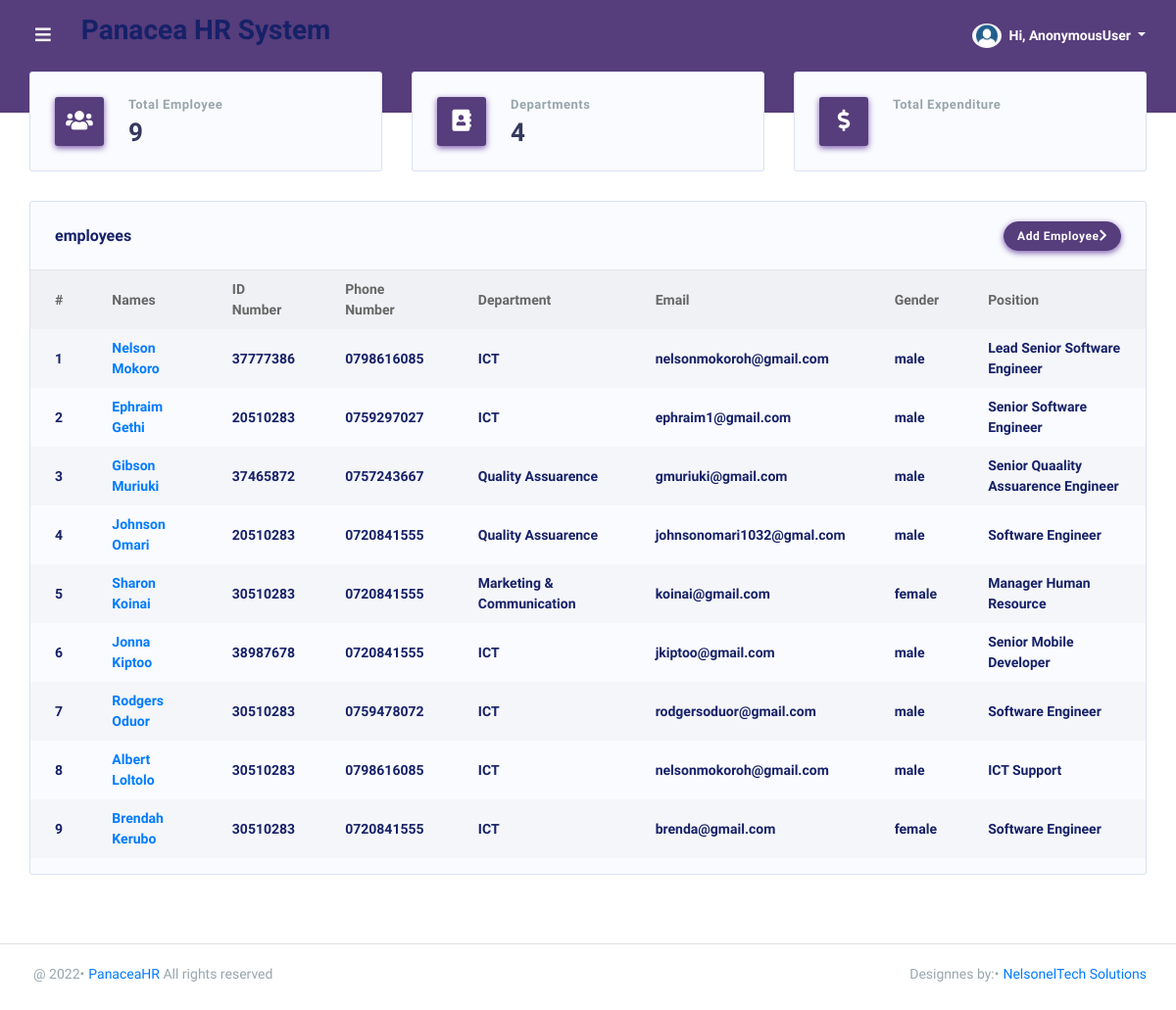
Before: /dashboard/ with the older database file.
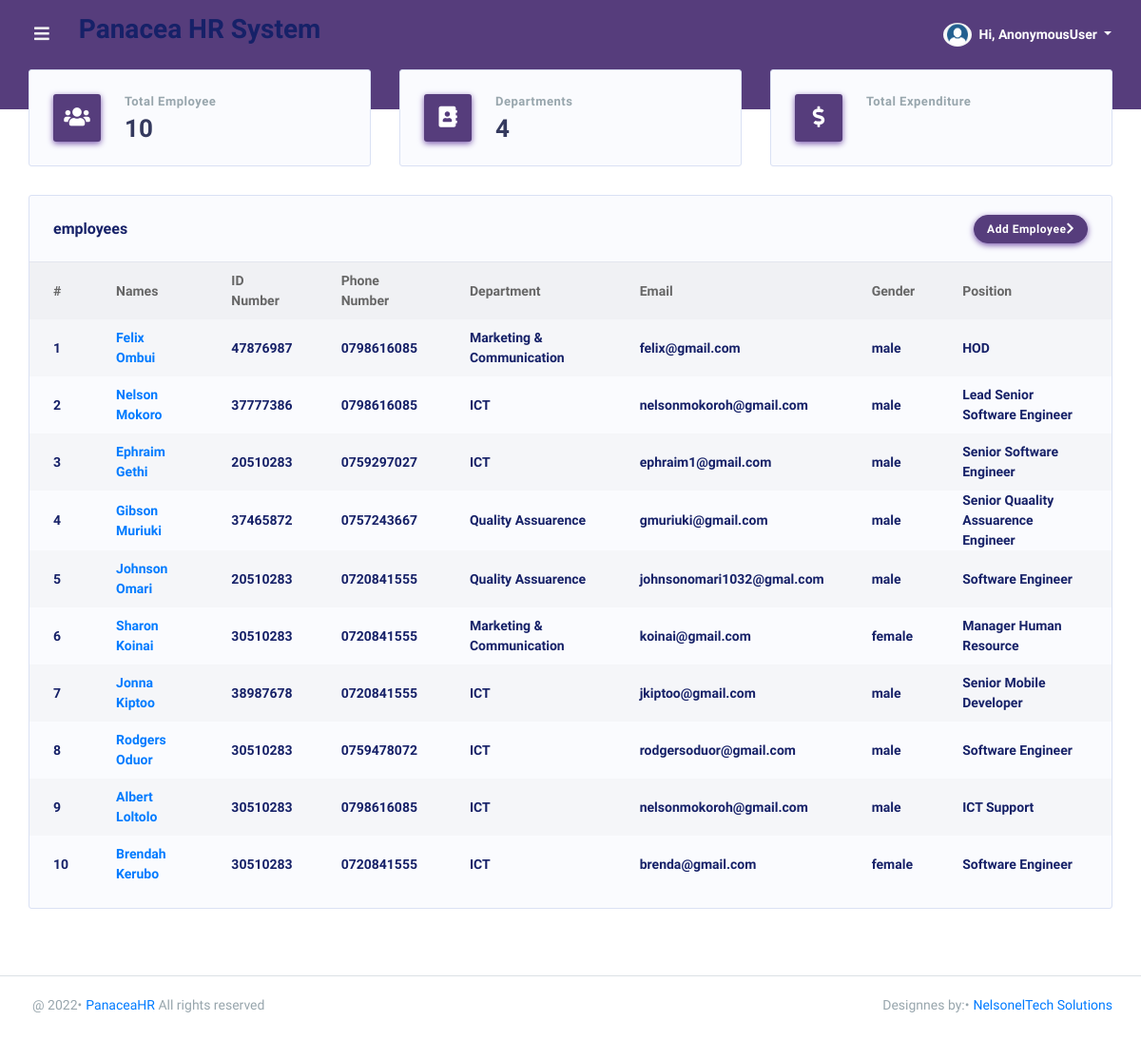
After: the same page with the newer database file.
### PanaceaApp/models.py (models this page shows, shortened)
class Employee(models.Model):
    GENDER = (('male', 'MALE'), ('female', 'FEMALE'), ('other', 'OTHER'))
    fullname = models.CharField(max_length=255, blank=True, null=True)
    dateofbirth = models.DateField(blank=True, null=True)
    gender = models.CharField(choices=GENDER, max_length=10, blank=True, null=True)
    department = models.ForeignKey(Department, on_delete=models.SET_NULL, null=True)
    position = models.CharField(max_length=50, blank=True, null=True)
    email = models.EmailField(blank=True, null=True)
    idnumber = models.CharField(max_length=20, blank=True, null=True)
    telephone = models.CharField(max_length=20, blank=True, null=True)
    idphoto = models.ImageField(upload_to='static/media', blank=True, null=True)
    nssfphoto = models.ImageField(upload_to='static/media', blank=True, null=True)
    nhifphoto = models.ImageField(upload_to='static/media', blank=True, null=True)
    updated = models.DateTimeField(auto_now=True, null=True)
    created = models.DateTimeField(auto_now_add=True, null=True)
    class Meta:
        ordering = ['-updated', '-created']

class Department(models.Model):
    name = models.CharField(max_length=70, null=False, blank=False)
    history = models.TextField(max_length=1000, null=True, blank=True, default='No History')

### PanaceaApp/views.py (the view)
# urls.py: path('', views.home, name='home'),
def home(request):
    employees = Employee.objects.all()
    departments = Department.objects.all()
    salarys = Sallary.objects.all()
    context = {'employees': employees,
               'departments': departments, 'salarys': salarys}
    return render(request, 'PanaceaApp/home.html', context)

### PanaceaApp/templates/PanaceaApp/home.html (shortened to what this page needs)
{% extends 'main.html' %}
{% block content %}
{% load static %}
<div class="main-content">
    <section class="section">
        <div class="row">
            <div class="col-lg-4 col-md-4 col-sm-12">
                <div class="card card-statistic-2">
                    <div class="card-icon shadow-primary bg-primary">
                        <i class="fas fa-users"></i>
                    </div>
                    <div class="card-wrap">
                        <div class="card-header">
                            <h4>Total Employee</h4>
                        </div>
                        <div class="card-body">
                            {{employees.count}}
                        </div>
                    </div>
                </div>
            </div>
            <div class="col-lg-4 col-md-4 col-sm-12">
                <div class="card card-statistic-2">
                    <div class="card-icon shadow-primary bg-primary">
                        <i class="fas fa-address-book"></i>
                    </div>
                    <div class="card-wrap">
                        <div class="card-header">
                            <h4>Departments</h4>
                        </div>
                        <div class="card-body">
                            {{departments.count}}
                        </div>
                    </div>
                </div>
            </div>
            <div class="col-lg-4 col-md-4 col-sm-12">
                <div class="card card-statistic-2">
                    <div class="card-icon shadow-primary bg-primary">
                        <i class="fas fa-dollar-sign"></i>
                    </div>
                    <div class="card-wrap">
                        <div class="card-header">
                            <h4>Total Expenditure</h4>
                        </div>
                    </div>
                </div>
            </div>
        </div>
        <div class="row row-deck">
            <div class="col-12">
                <div class="card">
                    <div class="card-header">
                        <h4>employees</h4>
                        <div class="card-header-action">
                            <a href="{% url 'addEmployee' %}" class="btn btn-primary">Add Employee<i
                                    class="fas fa-chevron-right"></i></a>
                        </div>
                    </div>
                    <div class="card-body p-0">
                        <div class="table-responsive table-invoice">
                            <table class="table table-striped" id="table-1">
                                <thead>
                                    <tr>
                                        <th>#</th>
                                        <th>Names</th>
                                        <th>ID Number</th>
                                        <th>Phone Number</th>
                                        <th>Department</th>
                                        <th>Email</th>
                                        <th>Gender</th>
                                        <th>Position</th>
                                    </tr>
                                </thead>
                                <tbody>
                                    {% for employee in employees %}
                                    <tr>
                                        <td class="font-weight-600">{{forloop.counter}}</td>
                                        <td class="font-weight-600"><a class="font-weight-600"
                                                href="{% url 'employeeDetail' employee.id %}">{{employee.fullname}}</a>
                                        </td>
                                        <td class="font-weight-600">{{employee.idnumber}}</td>
                                        <td class="font-weight-600">{{employee.telephone}}</td>
                                        <td class="font-weight-600">{{employee.department.name}}</td>
                                        <td class="font-weight-600">{{employee.email}}</td>
                                        <td class="font-weight-600">{{employee.gender}}</td>
                                        <td class="font-weight-600">{{employee.position}}</td>
                                    </tr>
                                    {% endfor %}
                                </tbody>
                            </table>
                        </div>
                    </div>
                </div>
            </div>
        </div>
    </section>
</div>
{% endblock %}

### templates/main.html (shortened to what this page needs)
{% load static %}
<!DOCTYPE html>
<html lang="en">
<head>
    <link rel="stylesheet" href="{% static 'assets/modules/bootstrap/css/bootstrap.min.css' %}">
    <link rel="stylesheet" href="{% static 'assets/modules/fontawesome/css/all.min.css' %}">
    <link rel="stylesheet" href="{% static 'assets/modules/jqvmap/dist/jqvmap.min.css' %}">
    <link rel="stylesheet" href="{% static 'assets/modules/summernote/summernote-bs4.css' %}">
    <link rel="stylesheet" href="{% static 'assets/modules/owlcarousel2/dist/assets/owl.carousel.min.css' %}">
    <link rel="stylesheet" href="{% static 'assets/modules/owlcarousel2/dist/assets/owl.theme.default.min.css' %}">
    <link rel="stylesheet" href="{% static 'assets/modules/fullcalendar/fullcalendar.min.css' %}">
    <link rel="stylesheet" href="{% static 'assets/modules/datatables/datatables.min.css' %}">
    <link rel="stylesheet"
        href="{% static 'assets/modules/datatables/DataTables-1.10.16/css/dataTables.bootstrap4.min.css' %}">
    <link rel="stylesheet" href="{% static 'assets/modules/datatables/Select-1.2.4/css/select.bootstrap4.min.css' %}">
    <link rel="stylesheet" href="https://use.fontawesome.com/releases/v5.8.1/css/all.css">
    <link rel="stylesheet" href="{% static 'assets/css/style.min.css' %}">
    <link rel="stylesheet" href="{% static 'assets/css/components.min.css' %}">
</head>
<body class="layout-4">
    <div id="app">
        <div class="main-wrapper main-wrapper-1">
            {% include 'header.html' %}
            {% block content %}
            {% endblock %}
            {% include 'footer.html' %}
        </div>
    </div>
    <link rel="stylesheet" type="text/css" href="https://cdn.datatables.net/v/dt/jszip-2.5.0/dt-1.10.16/b-1.5.1/b-html5-1.5.1/datatables.min.css"/>
</body>
</html>

### templates/header.html (shortened to what this page needs)
{% load static %}
<div class="navbar-bg"></div>
<nav class="navbar navbar-expand-lg main-navbar">
    <form class="form-inline mr-auto">
        <ul class="navbar-nav mr-3">
            <li><a href="#" data-toggle="sidebar" class="nav-link nav-link-lg"><i class="fas fa-bars"></i></a></li>
        </ul>
        <div class="pr-2">
            <h3>Panacea HR System</h3>
        </div>
    </form>
    <ul class="navbar-nav navbar-right">
        <li class="dropdown">
            <a href="#" data-toggle="dropdown" class="nav-link dropdown-toggle nav-link-lg nav-link-user">
                <img alt="image" src="{% static 'assets/img/user.png' %}" class="rounded-circle mr-1">
                <div class="d-sm-none d-lg-inline-block">Hi, {{user}}</div>
            </a>
        </li>
    </ul>
</nav>

### templates/footer.html
<footer class="main-footer">
     <div class="footer-left">
          <div class="bullet">@ {% now 'Y' %}</div><a href="{% url 'home' %}">PanaceaHR</a> All rights reserved
     </div>
     <div class="footer-right">
          <div class="bullet">Designnes by:</div><a href="https://nelsoneltech.co.ke">NelsonelTech Solutions</a>
     </div>
</footer>

Changed rows visible on the page:
added Employee: fullname "Felix Ombui", idnumber "47876987", telephone "0798616085", department.name "Marketing & Communication", email "felix@gmail.com", gender "male", position "HOD"
Other visible differences:
{{ employees.count }}: "9" → "10"
